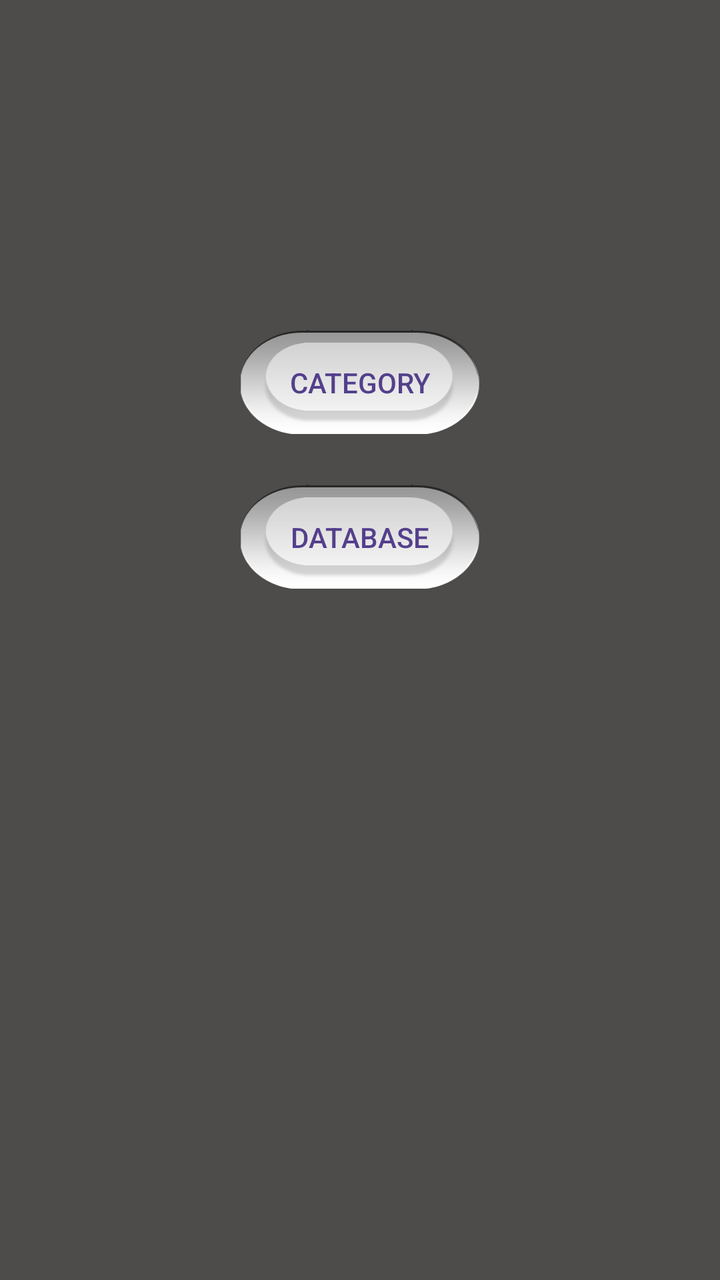
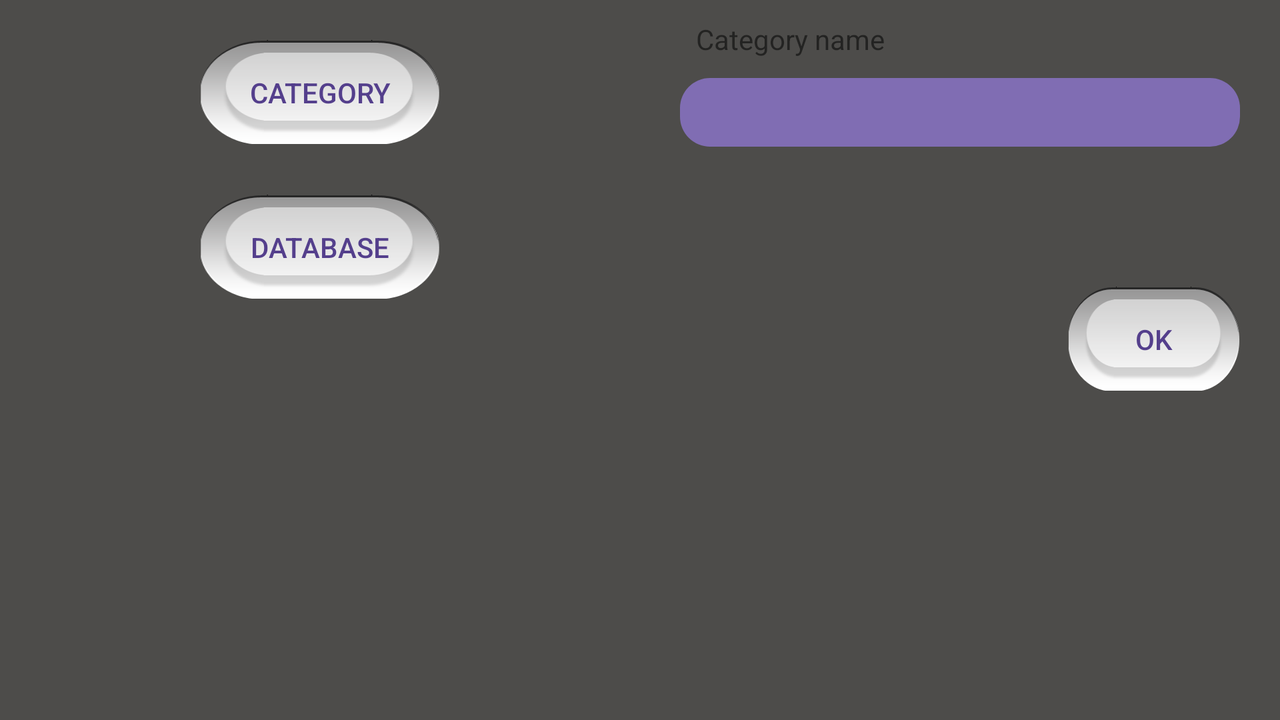

Compare how this app lays out the same screen by default and in its alternative resource folder. The renders come first, then the two layout files and the values they reference.
<!-- AndroidManifest.xml: application theme AppTheme -->
<!-- res/layout/fragment_adding.xml -->
<LinearLayout xmlns:android="http://schemas.android.com/apk/res/android"
xmlns:tools="http://schemas.android.com/tools"
android:layout_width="match_parent"
android:layout_height="match_parent"
android:background="@color/backgroundColor"
android:orientation="vertical"
tools:context="adlr.ltmit.activities.AddingActivity">

    <LinearLayout
        android:layout_width="match_parent"
        android:layout_height="wrap_content"
        android:layout_weight="1"
        android:orientation="vertical">
    </LinearLayout>

    <LinearLayout
        android:layout_width="match_parent"
        android:layout_height="wrap_content"
        android:layout_weight="2"
        android:orientation="vertical">

    <Button
        android:layout_width="120dp"
        android:textSize="14dp"
        android:layout_height="wrap_content"
        android:text="@string/category"
        android:layout_gravity="center_horizontal"
        android:layout_marginBottom="25dp"
        android:id="@+id/categoryCreatingButton"
        android:background="@drawable/button_layout"
        android:textColor="@color/buttonTextColor"
        android:onClick="addNewCategory"
      />

    <Button
        android:layout_width="120dp"
        android:textSize="14dp"
        android:layout_height="wrap_content"
        android:text="@string/database"
        android:id="@+id/databaseCreatingButton"
        android:background="@drawable/button_layout"
        android:textColor="@color/buttonTextColor"
        android:layout_gravity="center_horizontal"
        android:layout_marginBottom="15dp"/>
    </LinearLayout>


</LinearLayout>
<!-- resources referenced by this layout -->
<resources>
  <item name="backgroundColor" type="color">#4D4C4A</item>
  <item name="buttonTextColor" type="color">#543F8C</item>
  <!-- drawable button_layout (drawable) -->
  <?xml version="1.0" encoding="utf-8"?>
  <selector xmlns:android="http://schemas.android.com/apk/res/android">
      <item android:drawable="@drawable/btn19"
          android:state_pressed="true" />
      <item android:drawable="@drawable/btn19"
          android:state_focused="true" />
      <item android:drawable="@drawable/btn20" />
  </selector>
  <string name="category">CATEGORY</string>
  <string name="database">DATABASE</string>
  <style name="AppTheme" parent="Theme.AppCompat.Light.DarkActionBar">
      </style>
  <!-- drawable btn19: png bitmap (drawable-xxhdpi, 9511 bytes) -->
  <!-- drawable btn20: png bitmap (drawable-xxhdpi, 9119 bytes) -->
</resources>
<!-- res/layout-land/fragment_adding.xml (the repository's variant of the layout above) -->
<!-- drawn on the phone turned sideways -->
<?xml version="1.0" encoding="utf-8"?>
<LinearLayout xmlns:android="http://schemas.android.com/apk/res/android"
    xmlns:tools="http://schemas.android.com/tools"
    android:orientation="horizontal"
    android:layout_width="match_parent"
    android:layout_height="match_parent"
    android:background="@color/backgroundColor"
    tools:context="adlr.ltmit.activities.AddingActivity">



    <LinearLayout
        android:layout_width="match_parent"
        android:layout_height="wrap_content"
        android:layout_weight="1"
        android:orientation="vertical">

        <Button
            android:layout_marginTop="20dp"
            android:layout_width="120dp"
            android:textSize="14dp"
            android:layout_height="wrap_content"
            android:text="@string/category"
            android:layout_gravity="center_horizontal"
            android:layout_marginBottom="25dp"
            android:id="@+id/categoryCreatingButton"
            android:background="@drawable/button_layout"
            android:textColor="@color/buttonTextColor"
            android:onClick="addNewCategory"
            />

        <Button
            android:layout_width="120dp"
            android:textSize="14dp"
            android:layout_height="wrap_content"
            android:text="@string/database"
            android:id="@+id/databaseCreatingButton"
            android:background="@drawable/button_layout"
            android:textColor="@color/buttonTextColor"
            android:layout_gravity="center_horizontal"
            android:layout_marginBottom="15dp"/>
    </LinearLayout>



    <LinearLayout
        android:layout_width="match_parent"
        android:layout_height="match_parent"
        android:layout_weight="1"
        android:orientation="vertical"
       >
        <LinearLayout
            android:layout_width="match_parent"
            android:layout_height="wrap_content"
            android:orientation="vertical"
            android:layout_marginBottom="50dp">
            <TextView
                android:id="@+id/categoryNameTv2"
                android:layout_width="wrap_content"
                android:layout_height="wrap_content"
                android:layout_marginLeft="18dp"
                android:padding="10dp"
                android:text="@string/name_of_new_category" />

            <EditText
                android:id="@+id/categoryNameET2"
                android:layout_width="fill_parent"
                android:layout_height="wrap_content"
                android:layout_marginBottom="20dp"
                android:layout_marginLeft="20dp"
                android:layout_marginRight="20dp"
                android:background="@drawable/edit_text_layout"
                android:inputType="textVisiblePassword"
                android:padding="5dip" />
        </LinearLayout>
        <LinearLayout
            android:layout_width="match_parent"
            android:layout_height="match_parent"
            android:orientation="vertical"
            android:layout_gravity="right|bottom">

            <Button
                android:id="@+id/buttonCategoryOk2"
                android:layout_width="86dp"
                android:layout_height="wrap_content"
                android:layout_gravity="right|bottom"
                android:layout_marginBottom="15dp"
                android:layout_marginRight="20dp"
                android:background="@drawable/button_layout"
                android:text="@string/ok"
                android:textColor="@color/buttonTextColor"
                android:onClick="saveMe2"

                />


        </LinearLayout>
    </LinearLayout>
</LinearLayout>
<!-- resources referenced by the variant -->
<!-- as the phone turned sideways resolves them -->
<resources>
  <item name="backgroundColor" type="color">#4D4C4A</item>
  <item name="buttonTextColor" type="color">#543F8C</item>
  <!-- drawable button_layout (drawable) -->
  <?xml version="1.0" encoding="utf-8"?>
  <selector xmlns:android="http://schemas.android.com/apk/res/android">
      <item android:drawable="@drawable/btn19"
          android:state_pressed="true" />
      <item android:drawable="@drawable/btn19"
          android:state_focused="true" />
      <item android:drawable="@drawable/btn20" />
  </selector>
  <!-- drawable edit_text_layout (drawable) -->
  <?xml version="1.0" encoding="utf-8"?>
      <shape xmlns:android="http://schemas.android.com/apk/res/android"
          android:shape="rectangle" android:padding="10dp">
          <solid android:color="@color/editTextColor"/>
          <corners
              android:bottomRightRadius="15dp"
              android:bottomLeftRadius="15dp"
              android:topLeftRadius="15dp"
              android:topRightRadius="15dp"/>
  
      </shape>
  <string name="category">CATEGORY</string>
  <string name="database">DATABASE</string>
  <string name="name_of_new_category">Category name</string>
  <string name="ok">OK</string>
  <style name="AppTheme" parent="Theme.AppCompat.Light.DarkActionBar">
      </style>
  <!-- drawable btn19: png bitmap (drawable-xxhdpi, 9511 bytes) -->
  <!-- drawable btn20: png bitmap (drawable-xxhdpi, 9119 bytes) -->
  <item name="editTextColor" type="color">#806DB3</item>
</resources>
